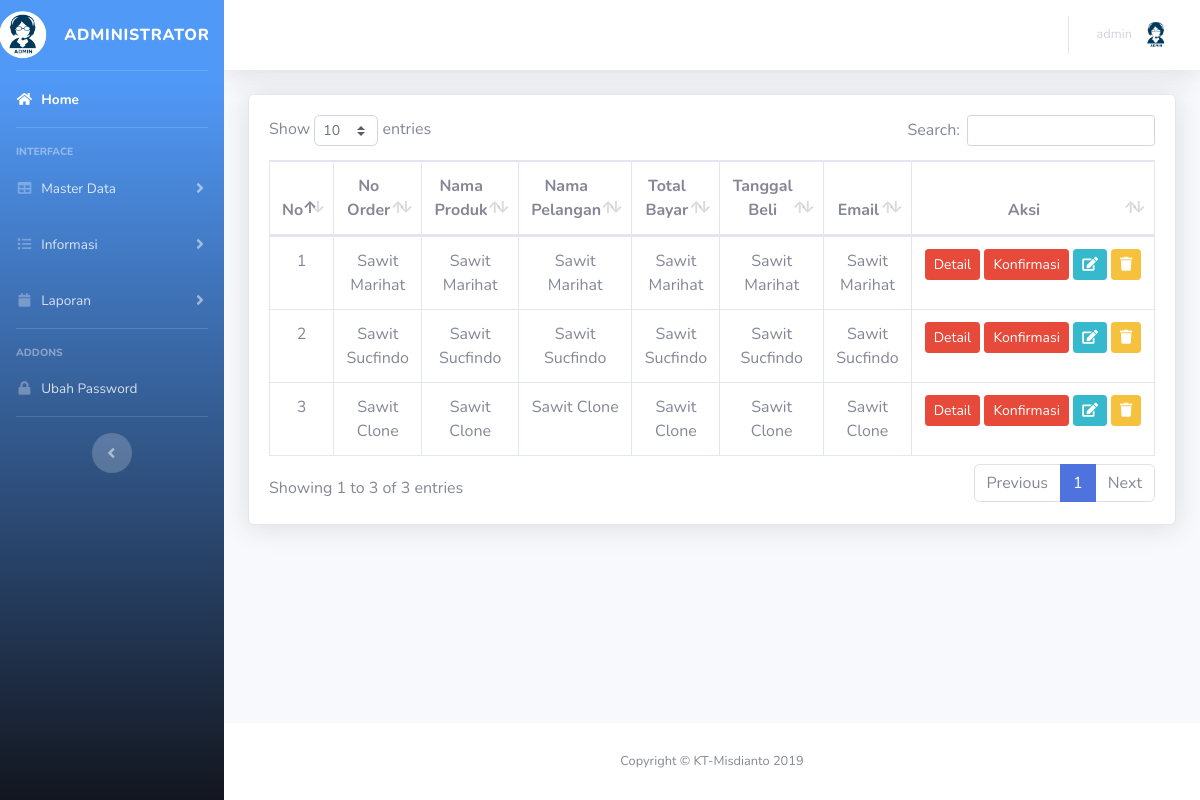
The app's page /admin/pages/index.php?module=transaksi/view (signed in), older data.
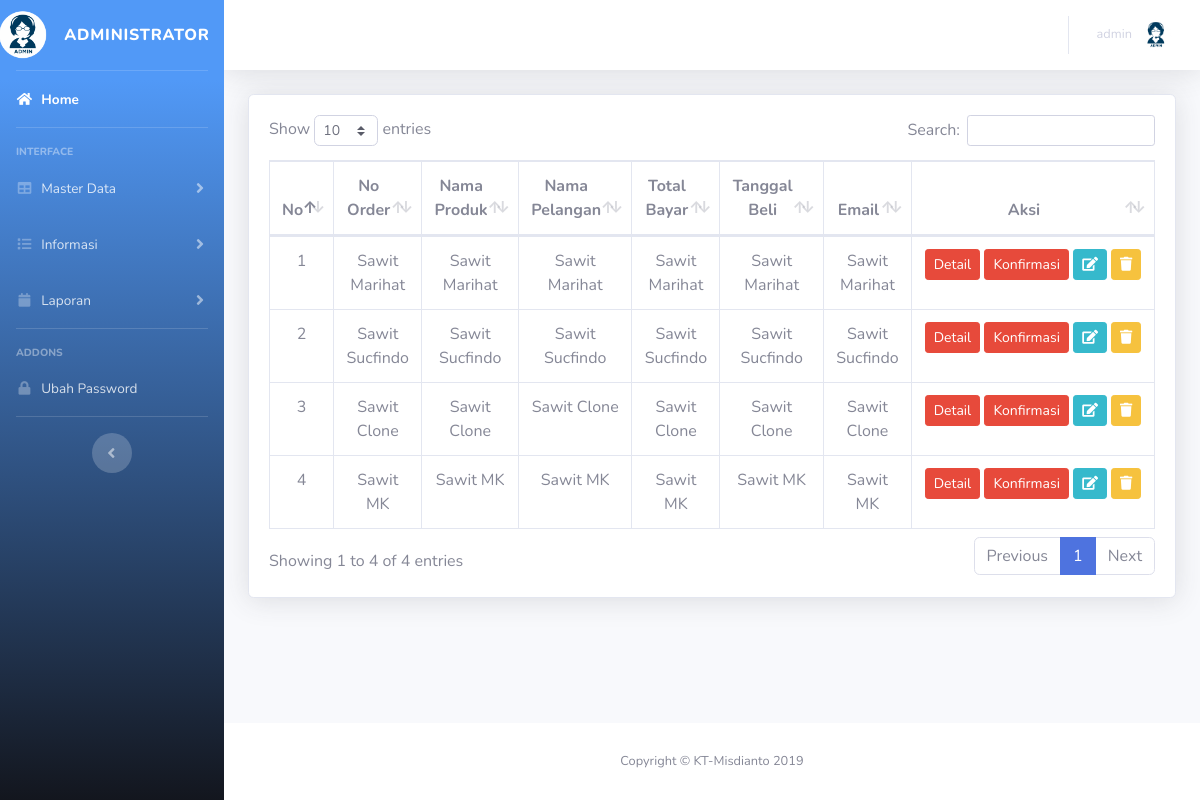
The same page, newer data.
### tables this page shows
CREATE TABLE `tb_kategori` (
  `kategori_id` int(11) NOT NULL,
  `kategori_nama` varchar(50) NOT NULL
);

### model/Db.php (called while the page is built, shortened)
<?php
class Db {
     function __construct()
    {
        $this->db = new PDO('mysql:host=localhost;dbname=db_bibit','root','');
    }
    public function tampil($sql){
        $hasil=[];
        $query = $this->db->prepare($sql);
        $query->execute();
        while($data = $query->fetchobject()){
        $hasil[]=$data;
        }
        return $hasil;
    }
}
?>

### model/M_Library.php (called while the page is built, shortened)
<?php
include 'Db.php';
class M_Library extends Db{
   function tampil_kategori(){
    $query =  $this->tampil("SELECT* from tb_kategori");
    return $query;
    }
    }
?>

### admin/pages/transaksi/view.php (the view, shortened to what this page needs)
<div class="card shadow mb-4">
  <div class=" card-body">
      <div class="table-responsive">
        <table class="table table-bordered" id="dataTable" width="100%" cellspacing="0">
          <thead>
            <tr align="center">
              <th width="10px;">No</th>
              <th>No Order</th>
              <th>Nama Produk</th>
              <th>Nama Pelangan</th>
              <th>Total Bayar</th>
              <th>Tanggal Beli </th>
              <th>Email</th>
              <th width="200px;">Aksi</th>
            </tr>
          </thead>
          <tbody>
            <?php
        $no=1;
        foreach($db->tampil_kategori() as $no=> $d ):?>
            <tr align="center">
              <td><?= $no+1 ?></td>
              <td><?= $d->kategori_nama ?></td>
              <td><?= $d->kategori_nama ?></td>
              <td><?= $d->kategori_nama ?></td>
              <td><?= $d->kategori_nama ?></td>
              <td><?= $d->kategori_nama ?></td>
              <td><?= $d->kategori_nama ?></td>
              <td>
                <button data-toggle="modal" data-target="#exampleModal3<?= $d->kategori_id ?>" class="btn btn-danger btn-sm">Detail</button>
                <button data-toggle="modal" data-target="#exampleModal4<?= $d->kategori_id ?>" class="btn btn-danger btn-sm">Konfirmasi</button>
                <a href="!#" class="btn btn-info btn-sm"  data-toggle="modal" data-target="#exampleModal<?= $d->kategori_id ?>">
                  <i class="fas fa-edit"></i>
                </a>
                <a href="!#" class="btn btn-warning btn-sm"  data-toggle="modal" data-target="#exampleModal2<?= $d->kategori_id ?>">
                  <i class="fas fa-trash" ></i>
                </a>
              </td>
            </tr>
            <?php endforeach ?>
          </tbody>
        </table>
      </div>
  </div>
</div>
</div>

Row changes from the older to the newer data that the page shows:
added tb_kategori: kategori_nama "Sawit MK"
Text that changed along with them:
text written by a page script: "Show entries Search: Showing 1 to 3 of 3 entries Previous 1 Next" → "Show entries Search: Showing 1 to 4 of 4 entries Previous 1 Next"
